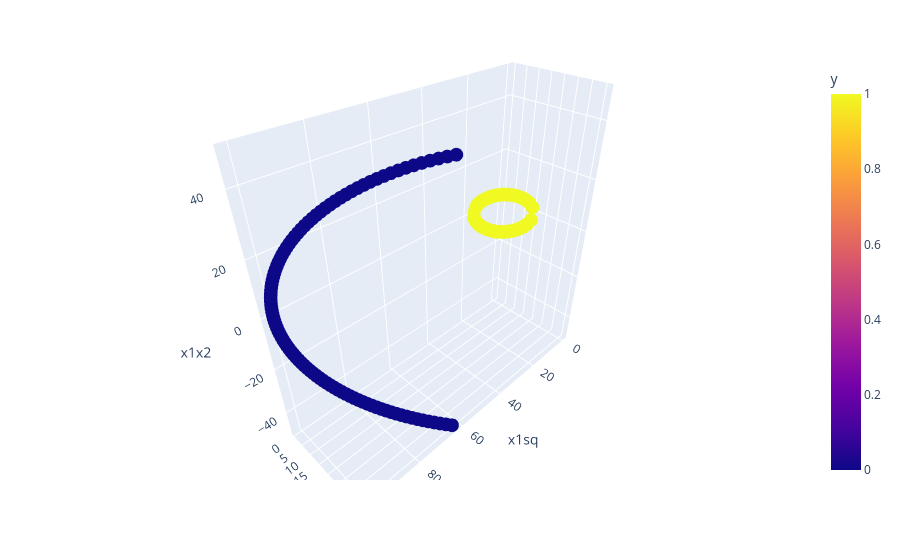

Notebook code cell kept with this figure:
### Code cell
fig =px.scatter_3d(df1, x= 'x1sq',y= 'x2sq',z = 'x1x2',color='y')
fig.show()

### Figure 1 — Plotly figure (JSON) as saved in the notebook; plotly's stock layout.template omitted (floating-point values rounded to 4 significant figures; data arrays with more than 128 entries replaced by an {"elided": "..."} marker saying what was removed)
{"data": [{"hovertemplate": "x1sq=%{x}<br>x2sq=%{y}<br>x1x2=%{z}<br>y=%{marker.color}<extra></extra>", "legendgroup": "", "marker": {"color": {"elided": "332 int values"}, "coloraxis": "coloraxis", "symbol": "circle"}, "mode": "markers", "name": "", "scene": "scene", "showlegend": false, "type": "scatter3d", "x": {"elided": "332 float values"}, "y": {"elided": "332 float values"}, "z": {"elided": "332 float values"}}], "layout": {"coloraxis": {"colorbar": {"title": {"text": "y"}}, "colorscale": [[0, "#0d0887"], [0.1111, "#46039f"], [0.2222, "#7201a8"], [0.3333, "#9c179e"], [0.4444, "#bd3786"], [0.5556, "#d8576b"], [0.6667, "#ed7953"], [0.7778, "#fb9f3a"], [0.8889, "#fdca26"], [1, "#f0f921"]]}, "legend": {"tracegroupgap": 0}, "margin": {"t": 60}, "scene": {"domain": {"x": [0, 1], "y": [0, 1]}, "xaxis": {"title": {"text": "x1sq"}}, "yaxis": {"title": {"text": "x2sq"}}, "zaxis": {"title": {"text": "x1x2"}}}}}
